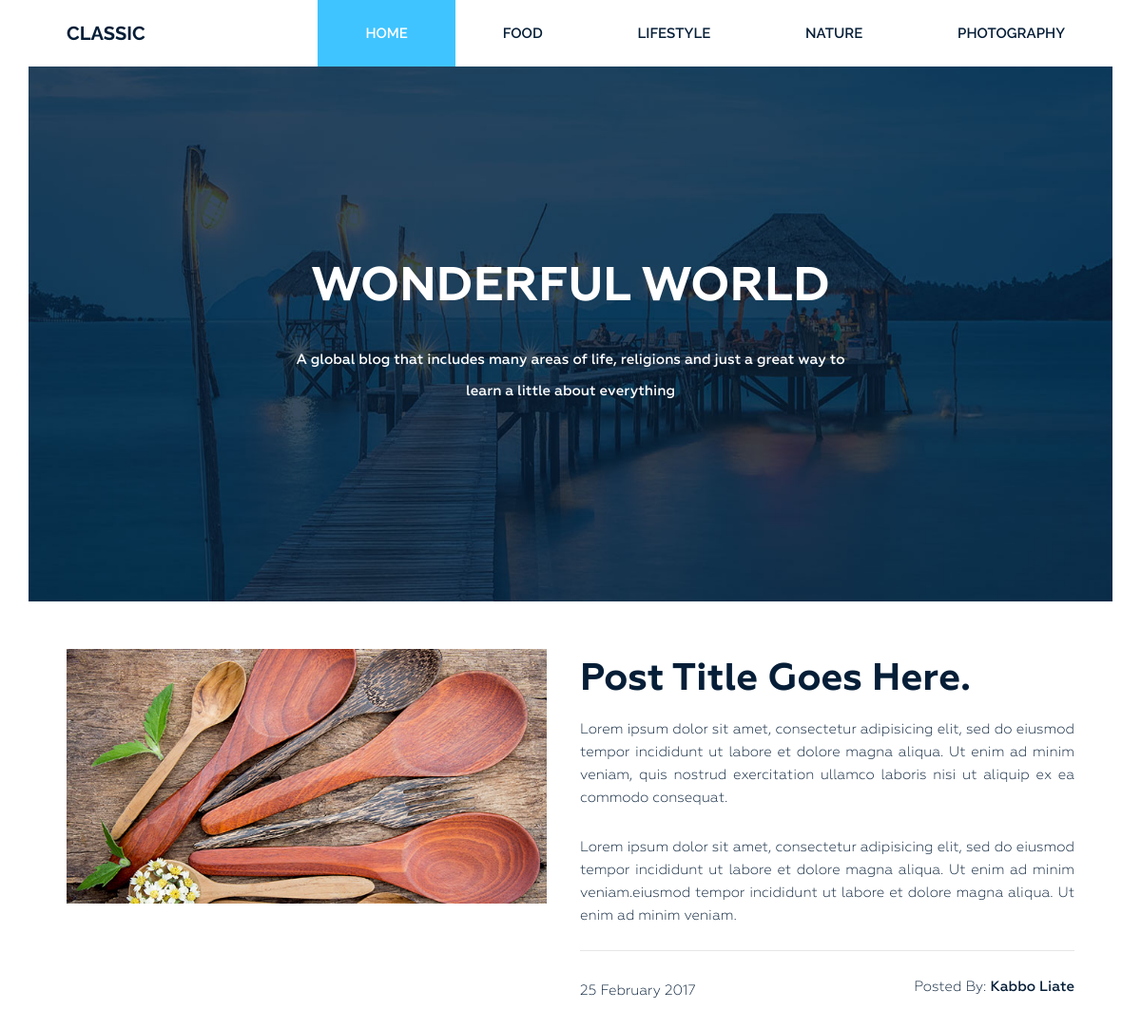
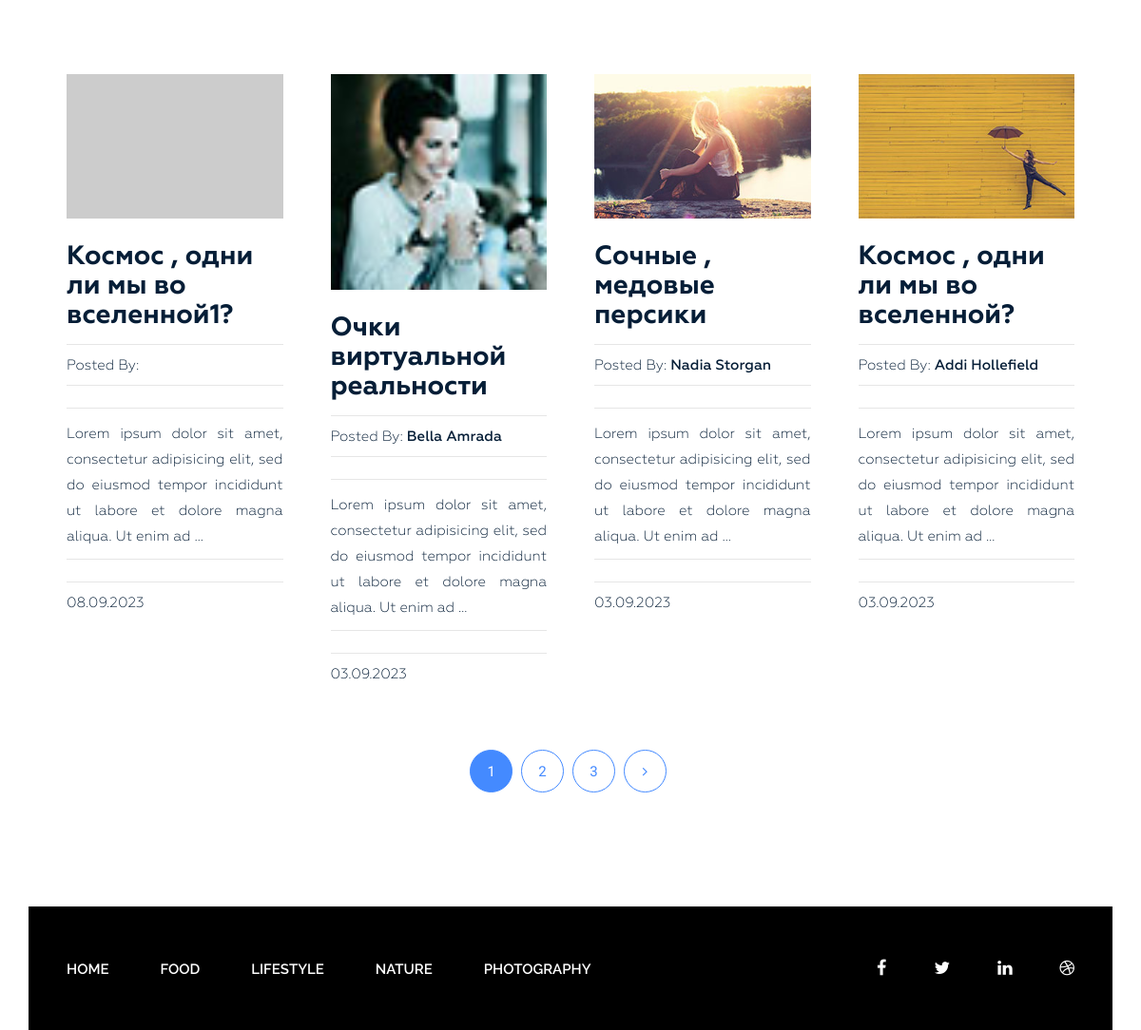
The page / on the database its author committed (2 pictures, top to bottom).
### blog/models.py (models this page shows, shortened)
class Category(models.Model):
    title = models.CharField(max_length=255)
    slug = models.SlugField(max_length=255, verbose_name='Url', unique=True)
    def get_absolute_url(self):
        return reverse(viewname='category', kwargs={'slug': self.slug})
    class Meta:
        ordering = ['title']
        verbose_name = 'Category'
        verbose_name_plural = 'Categories'

class Post(models.Model):
    title = models.CharField(max_length=255)
    slug = models.SlugField(max_length=50, verbose_name='Url', unique=True)
    author = models.CharField(max_length=100)
    content = models.TextField(blank=True)
    created_at = models.DateTimeField(auto_now_add=True, verbose_name='Published')
    photo = models.ImageField(upload_to='photos/%Y/%m/%d/', blank=True)
    views = models.IntegerField(default=0, verbose_name='Number of views')
    category = models.ForeignKey(Category, on_delete=models.PROTECT, related_name='posts')
    tags = models.ManyToManyField(Tag, blank=True, related_name='posts')
    def get_absolute_url(self):
        return reverse(viewname='post', kwargs={'slug': self.slug})
    class Meta:
        verbose_name = 'Post'
        verbose_name_plural = 'Posts'
        ordering = ['-created_at']

### blog/views.py (the view)
# urls.py: path('', Home.as_view(), name='home'),
class Home(ListView):
    model = Post
    template_name = 'blog/index.html'
    context_object_name = 'posts'
    paginate_by = 4
    def get_context_data(self, *, object_list=None, **kwargs):
        context = super().get_context_data(**kwargs)
        context['title'] = 'Wonderful World'
        return context

### blog/templatetags/menu.py (called while the page is built)
@register.inclusion_tag('blog/menu_tpl.html')
def show_menu(menu_class='menu'):
    categories = Category.objects.all()
    return {'categories': categories, 'menu_class': menu_class}

### blog/templates/blog/index.html (shortened to what this page needs)
{% extends 'base.html' %}
{% load static %}
{% block content %}
<section class="bg-text-area">
    <div class="container">
        <div class="row">
            <div class="col-md-12">
                <div class="bg-text">
                    <h3>Wonderful World</h3>
                    <p>A global blog that includes many areas of life, religions and just a great way to learn a little
                        about everything</p>
                </div>
            </div>
        </div>
    </div>
</section>
<section class="blog-post-area">
    <div class="container">
        <div class="row">
            <div class="blog-post-area-style">
                <div class="col-md-12">
                    <div class="single-post-big">
                        <div class="big-image">
                            <img src="{% static 'img/post-image1.jpg' %}" alt="">
                        </div>
                        <div class="big-text">
                            <h3><a href="#">Post Title Goes Here.</a></h3>
                            <p>Lorem ipsum dolor sit amet, consectetur adipisicing elit, sed do eiusmod tempor
                                incididunt ut labore et dolore magna aliqua. Ut enim ad minim veniam, quis nostrud
                                exercitation ullamco laboris nisi ut aliquip ex ea commodo consequat.</p>
                            <p>Lorem ipsum dolor sit amet, consectetur adipisicing elit, sed do eiusmod tempor
                                incididunt ut labore et dolore magna aliqua. Ut enim ad minim veniam.eiusmod tempor
                                incididunt ut labore et dolore magna aliqua. Ut enim ad minim veniam.</p>
                            <h4><span class="date">25 February 2017</span><span class="author">Posted By: <span
                                    class="author-name">Kabbo Liate</span></span>
                            </h4>
                        </div>
                    </div>
                </div>
                {% for post in posts %}
                <div class="col-md-3">
                    <div class="single-post">
                        {% if post.photo%}
                        <img class="mr-3" src=" {{ post.photo.url }}" alt="{{ post.title }}">
                        {% else%}
                        <img class="mr-3" src="https://picsum.photos/seed/picsum/300/201" alt="{{ post.title }}">
                        {% endif %}
                        <h3><a href="{{ post.get_absolute_url }}">{{ post.title }}</a></h3>
                        <h4><span>Posted By: <span class="author-name">{{ post.author }}</span></span>
                        </h4><p>{{post.content|truncatewords_html:22|safe}}</p>
                        <h4><span>{{post.created_at|date:"d.m.Y"}}</span></h4>
                    </div>
                </div>
                {% endfor %}
            </div>
        </div>
    </div>
{% include 'inc/_pagination.html' %}
</section>
{% endblock %}

### blog/templates/blog/menu_tpl.html
<div class="{{ menu_class }}">
    <ul>
        <li><a href="{% url 'home' %}">Home</a></li>
        {% for item in categories %}
        <li><a href="{{ item.get_absolute_url }}">{{item.title}}</a></li>
        {% endfor %}
    </ul>
</div>

### siteblog/static/style.css (style rules this page uses)
.wrapper header.header .menu { margin: 0 }
.wrapper header.header .menu ul { float: right; margin: 0; padding: 0; margin-right: 4px; }
.wrapper header.header .menu ul li { display: inline-block; list-style: outside none none; margin: 0 -4px 0 0; }
.wrapper header.header .menu ul li a { color: rgb(6, 30, 55); font-family: "Raleway", sans-serif; font-size: 15px; font-weight: 600; line-height: 70px; padding: 26px 50px; text-decoration: none; text-transform: uppercase; }
.wrapper header.header .menu ul li.active a { background: #40c4ff; color: #fff; }
.wrapper section.bg-text-area .bg-text { background-image: url(img/bg-iamges.jpg); background-size: 100% 100%; padding: 205px 280px; }
.wrapper section.bg-text-area .bg-text h3 { color: #fff; font-family: Geometria; font-size: 50px; font-weight: 700; text-align: center; text-transform: uppercase; margin: 0; }
.wrapper section.bg-text-area .bg-text p { color: #fff; font-family: Geometria; font-size: 15px; font-weight: 500; line-height: 33px; margin: 32px 0 0; text-align: center; }
section.blog-post-area { margin-top: 50px; }
section.blog-post-area .big-image { float: left; width: 50%; padding-right: 35px; }
section.blog-post-area .big-text { float: right; width: 50%; padding-right: 20px; }
section.blog-post-area img { width: 100%; }
section.blog-post-area .big-text h3 { margin: 10px 0 0; }
section.blog-post-area .big-text h3 a { font-family: Geometria; font-weight: 700; font-size: 40px; color: #061e37; text-decoration: none; }
section.blog-post-area .big-text p { color: #061e37; font-family: Geometria; font-size: 15px; font-weight: 400; line-height: 24px; padding-top: 18px; text-align: justify; text-decoration: none; }
section.blog-post-area .big-text h4 { margin-top: 25px; padding-top: 30px; position: relative; }
section.blog-post-area .big-text h4::before { background: #e6e6e6 none repeat scroll 0 0; content: ""; height: 1px; position: absolute; top: 0; width: 100%; }
section.blog-post-area .single-post { padding-right: 20px; margin: 100px 0px 0px; }
section.blog-post-area h4 span { font-family: Geometria; font-weight: 400; font-size: 15px; color: #061e37; text-decoration: none; }
section.blog-post-area .big-text h4 span.author { float: right }
section.blog-post-area h4 span.author-name { font-weight: 500; }
.blog-post-area .single-post h3 a { font-family: Geometria; font-size: 28px; font-weight: 700; text-decoration: none; color: #061e37; }
.blog-post-area .single-post p { color: #061e37; font-family: Geometria; font-size: 15px; font-weight: 400; line-height: 27px; padding-top: 14px; position: relative; text-align: justify; }
.blog-post-area .single-post h4 { margin-bottom: 12px; padding-top: 10px; position: relative; }
.blog-post-area .single-post h4::before { background: #e6e6e6 none repeat scroll 0 0; content: ""; height: 1px; position: absolute; top: 0; width: 100%; }
.blog-post-area .single-post p::before { background: #e6e6e6 none repeat scroll 0 0; content: ""; height: 1px; position: absolute; top: 0; width: 100%; }
.blog-post-area .single-post h3 { margin: 25px 0 15px; }
.blog-post-area .blog-post-area-style { margin: 0 20px 0 40px; }
.wrapper footer.footer .footer-menu { margin: 0 }
.wrapper footer.footer .footer-menu ul { line-height: 130px; margin: 0; padding: 0; }
.wrapper footer.footer .footer-menu ul li { display: inline; list-style: outside none none; margin: 0; padding: 30px 0px; }
.wrapper footer.footer .footer-menu ul li a { color: #fff; font-family: "Raleway", sans-serif; font-size: 15px; font-weight: 600; line-height: 70px; margin-left: 40px; padding: 26px 10px 26px 0; text-decoration: none; text-transform: uppercase; }

### rows shown on the page
Category: title "FOOD"
Category: title "LIFESTYLE"
Category: title "NATURE"
Category: title "PHOTOGRAPHY"
Post: title "Космос , одни ли мы во вселенной1?", content "Lorem ipsum dolor sit amet, consectetur adipisicing elit, sed do eiusmod tempor incididunt ut labore et dolore magna aliqua. Ut enim ad …", created_at "08.09.2023"
Post: photo (picture), title "Очки виртуальной реальности", author "Bella Amrada", content "Lorem ipsum dolor sit amet, consectetur adipisicing elit, sed do eiusmod tempor incididunt ut labore et dolore magna aliqua. Ut enim ad …", created_at "03.09.2023"
Post: photo (picture), title "Сочные , медовые персики", author "Nadia Storgan", content "Lorem ipsum dolor sit amet, consectetur adipisicing elit, sed do eiusmod tempor incididunt ut labore et dolore magna aliqua. Ut enim ad …", created_at "03.09.2023"
Post: photo (picture), title "Космос , одни ли мы во вселенной?", author "Addi Hollefield", content "Lorem ipsum dolor sit amet, consectetur adipisicing elit, sed do eiusmod tempor incididunt ut labore et dolore magna aliqua. Ut enim ad …", created_at "03.09.2023"

### other values the page prints
{{ p }} "1"
{{ p }} "2" "3"
